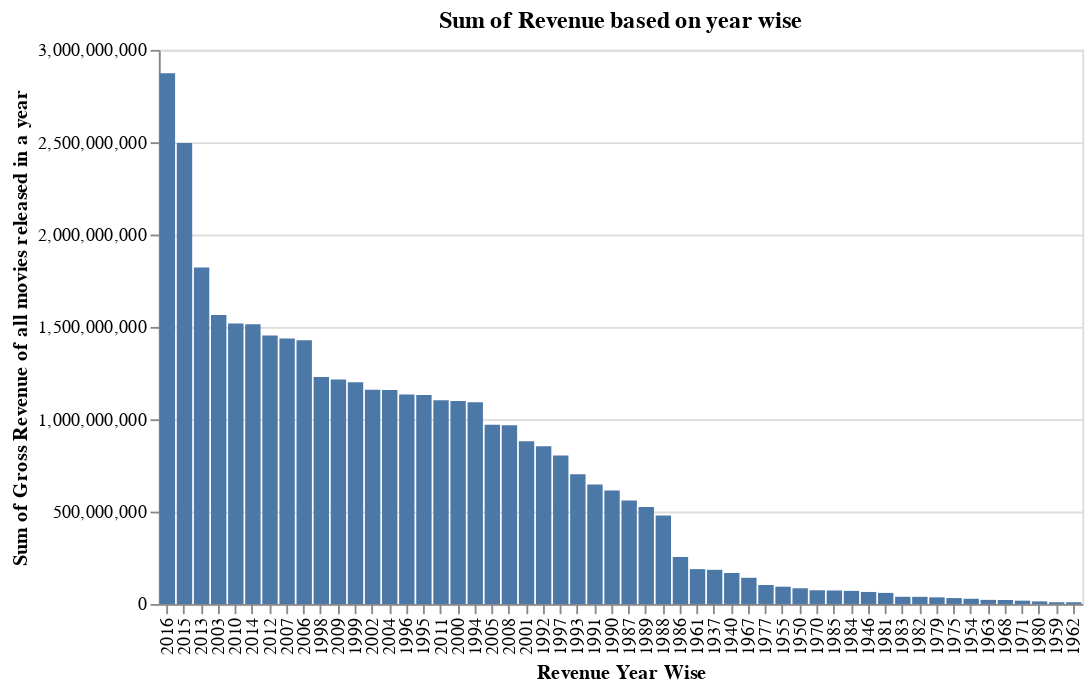

Notebook code for this chart:
### Code cell
disney16 = (
    alt.Chart(disney15,width = 500, height = 300)
    .mark_bar().encode(
        x = alt.X("year:O",title = "Revenue Year Wise",sort="-y"),
        y=alt.Y("total_gross:Q",title="Sum of Gross Revenue of all movies released in a year"),
    )
    .properties(title = "Sum of Revenue based on year wise")
)
disney16

### Figure 1 — Vega-Lite specification as saved in the notebook (floating-point values rounded to 4 significant figures)
{"config": {"view": {"continuousWidth": 400, "continuousHeight": 300}}, "data": {"name": "data-4eb5b800cdcc9a5bd63882344dc2865f"}, "mark": "bar", "encoding": {"x": {"type": "ordinal", "field": "year", "sort": "-y", "title": "Revenue Year Wise"}, "y": {"type": "quantitative", "field": "total_gross", "title": "Sum of Gross Revenue of all movies released in a year"}}, "height": 300, "title": "Sum of Revenue based on year wise", "width": 500, "$schema": "https://vega.github.io/schema/vega-lite/v4.8.1.json", "datasets": {"data-4eb5b800cdcc9a5bd63882344dc2865f": [{"year": 1937, "total_gross": 184925485}, {"year": 1940, "total_gross": 167620000}, {"year": 1946, "total_gross": 65000000}, {"year": 1950, "total_gross": 85000000}, {"year": 1954, "total_gross": 28200000}, {"year": 1955, "total_gross": 93600000}, {"year": 1959, "total_gross": 9464608}, {"year": 1961, "total_gross": 188599723}, {"year": 1962, "total_gross": 9230769}, {"year": 1963, "total_gross": 22182353}, {"year": 1967, "total_gross": 141843000}, {"year": 1968, "total_gross": 21540050}, {"year": 1970, "total_gross": 74282749}, {"year": 1971, "total_gross": 17871174}, {"year": 1975, "total_gross": 31916500}, {"year": 1977, "total_gross": 102717599}, {"year": 1979, "total_gross": 35841901}, {"year": 1980, "total_gross": 13900000}, {"year": 1981, "total_gross": 59899231}, {"year": 1982, "total_gross": 38617984}, {"year": 1983, "total_gross": 38833732}, {"year": 1984, "total_gross": 70999495}, {"year": 1985, "total_gross": 72981626}, {"year": 1986, "total_gross": 254523258}, {"year": 1987, "total_gross": 560208813}, {"year": 1988, "total_gross": 479129298}, {"year": 1989, "total_gross": 525447310}, {"year": 1990, "total_gross": 613857056}, {"year": 1991, "total_gross": 647050340}, {"year": 1992, "total_gross": 854534354}, {"year": 1993, "total_gross": 701652109}, {"year": 1994, "total_gross": 1092255030}, {"year": 1995, "total_gross": 1131964294}, {"year": 1996, "total_gross": 1134044721}, {"year": 1997, "total_gross": 803617066}, {"year": 1998, "total_gross": 1229279167}, {"year": 1999, "total_gross": 1200292143}, {"year": 2000, "total_gross": 1098929717}, {"year": 2001, "total_gross": 881246784}, {"year": 2002, "total_gross": 1159269061}, {"year": 2003, "total_gross": 1564114393}, {"year": 2004, "total_gross": 1157899879}, {"year": 2005, "total_gross": 970646842}, {"year": 2006, "total_gross": 1427356974}, {"year": 2007, "total_gross": 1436787754}, {"year": 2008, "total_gross": 968276109}, {"year": 2009, "total_gross": 1215142753}, {"year": 2010, "total_gross": 1518975880}, {"year": 2011, "total_gross": 1103207068}, {"year": 2012, "total_gross": 1452972057}, {"year": 2013, "total_gross": 1821352070}, {"year": 2014, "total_gross": 1514179473}, {"year": 2015, "total_gross": 2495662696}, {"year": 2016, "total_gross": 2873393105}]}}
